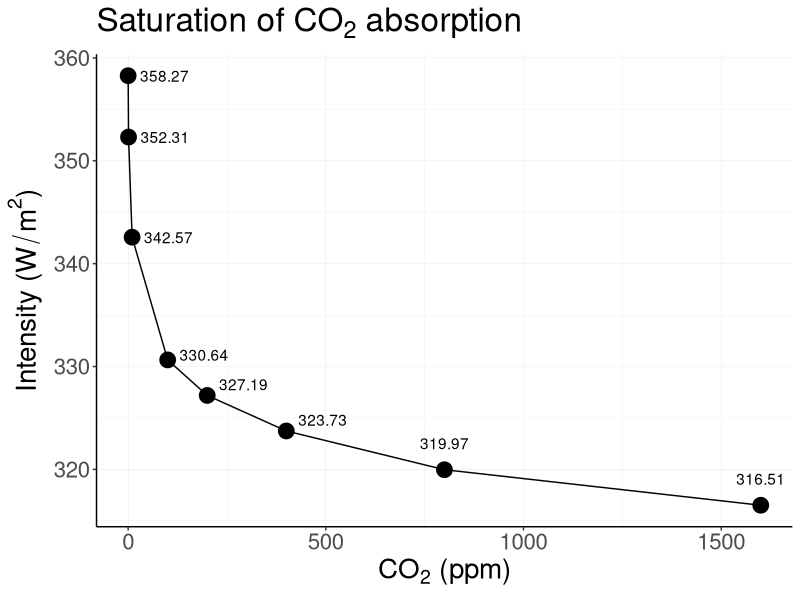
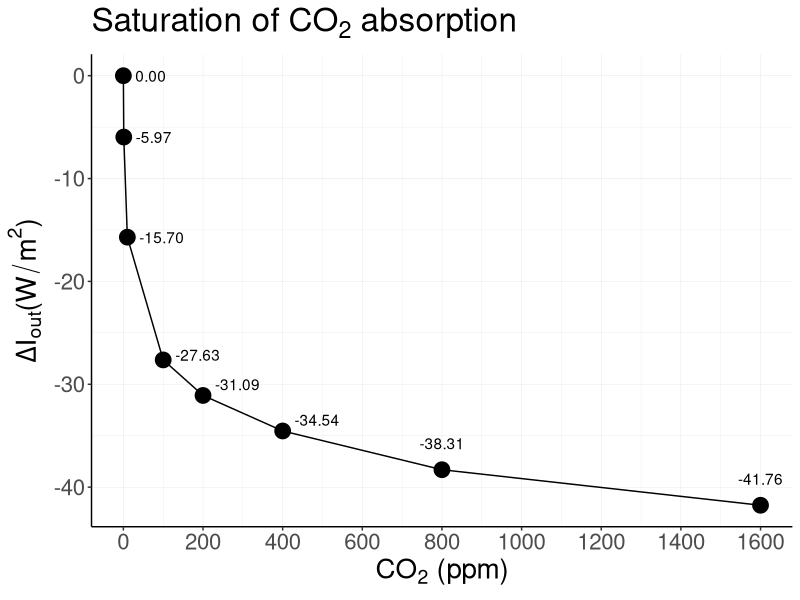

Recreate these plots in R, in order.
library(ggplot2)
library(ggthemes)

data = data.frame(CO2 = c(0,1,10,100,
                          200, 400, 800, 1600),
                  Iout.warm = c(358.274, 352.308, 342.574, 330.642,
                                327.188, 323.734, 319.966, 316.512  ))

data$delta <- data$Iout.warm - data$Iout.warm[1]


ggplot(data,aes(CO2,Iout.warm)) +
  geom_point(size=5) + geom_line() +
  geom_text(aes(x= CO2 + ifelse(CO2 > 500, 0, 30),
                y= Iout.warm + ifelse(CO2 > 500, 2, ifelse( CO2 > 50, 0.5, 0)),
                label=paste(formatC(Iout.warm, digits=2,format='f')),
                hjust= ifelse(CO2 > 500, 0.5, 0), vjust= ifelse(CO2 > 100, 0, 0.5))) +
  scale_x_continuous(limits=c(0,1600), breaks=seq(0,1600,200)) +
  labs(x=expression(paste(CO[2], " (ppm)")),
       y=expression(paste("Intensity (", W / m^2, ")")),
       title = expression(paste("Saturation of ", CO[2], " absorption"))) +
  xlim(0,1600) +
  theme_classic() + theme(text = element_text(size=20),
                          panel.grid.major = element_line(color='gray85',size=0.1),
                          panel.grid.minor = element_line(color="gray90", size=0.1))


ggplot(data,aes(CO2,delta)) +
  geom_point(size=5) + geom_line() +
  geom_text(aes(x= CO2 + ifelse(CO2 > 500, 0, 30),
                y= delta + ifelse(CO2 > 500, 2, ifelse( CO2 > 50, 0.5, 0)),
                label=paste(formatC(delta, digits=2,format='f')),
                hjust= ifelse(CO2 > 500, 0.5, 0), vjust= ifelse(CO2 > 100, 0, 0.5))) +
  scale_x_continuous(limits=c(0,1600), breaks=seq(0,1600,200)) +
  labs(x=expression(paste(CO[2], " (ppm)")),
       y=expression(paste(Delta * I[out], "(", W / m^2, ")")),
       title = expression(paste("Saturation of ", CO[2], " absorption"))) +
  theme_classic() + theme(text = element_text(size=20),
                          panel.grid.major = element_line(color='gray85',size=0.1),
                          panel.grid.minor = element_line(color="gray90", size=0.1))

